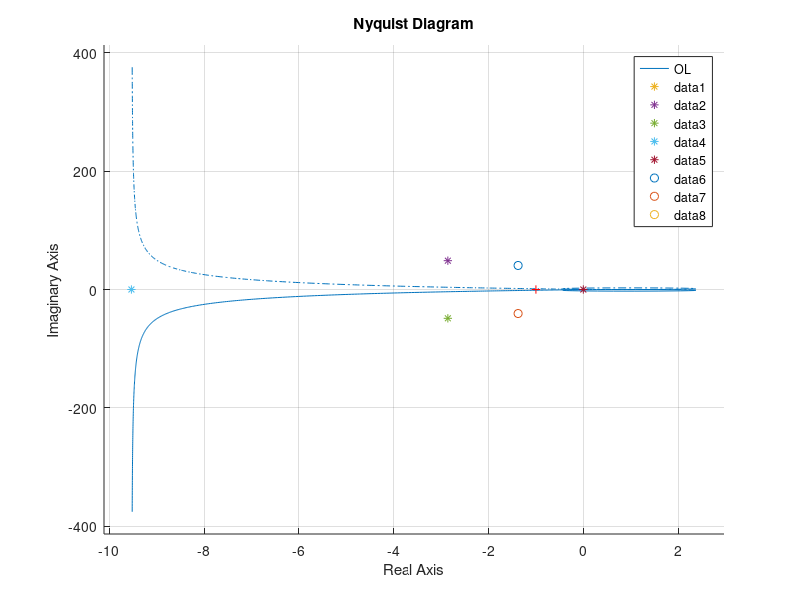

This chart was generated by the following MATLAB code: (Note: this script raises an error after producing the figure.)
%% Assignment 1B, 11/09/2017
close all
clc
clear
%% constants
J1 = 1.2e-3;        % [kgm^2]
J2 = 5.45e-4;       % [kgm^2]
k=0.9;              % [N/m] verkeerde units...
b1 = 1.5e-2;        % [Nms/rad]
b2 = 1.5e-3;        % [Nms/rad]
%% Gains
Kp = 1.9624;
Kv = 1/20;
%% Transfer functions
C = tf([Kp]) + tf([Kv*140*pi 0],[1 140*pi]);
G = tf([J2 b2 k],[J1*J2 b1*J2+b2*J1 b2*b1+(J1+J2)*k  (b1+b2)*k 0]);
%% Loop functions
OL = C*G;
CL = C*G / (1 + C*G);
%% Plant gain
w = 5*2*pi;
[PMag,PPhase,PWout] = bode(G,w);
PGain5Hz = 20*log10(PMag);
%% Desired controller gain
CGain_req = 10^(-PGain5Hz/20);
%% Controller gain
Cnew = tf([0.36341]) + tf([Kv*140*pi 0],[1 140*pi]);
[Mag,Phase,Wout] = bode(Cnew,w);
CGain5Hz = 20*log10(Mag);
%% System gain at 5 Hz
[Gain,PhaseMargin,c] = bode(OL,w);
System_Gain_5Hz = Gain
%% Plot poles
figure
hold on
nyquist(OL)
ReP = real(pole(OL));
ImP = imag(pole(OL));
ReZ = real(zero(OL));
ImZ = imag(zero(OL));
for n=1:length(ReP)
    plot(ReP(n),ImP(n),'*')
end
for n=1:length(ReZ)
    plot(ReZ(n),ImZ(n),'o')
end

%% Bode plots
opts = bodeoptions;
opts.FreqUnits = 'Hz';
figure
bode(OL,opts)
title('Open Loop')
figure
bode(G,opts)
title('Plant')
figure
bode(C,opts)
title('Controller')

%% Checking the influence of the two gains
figure
hold on
for n=1:4
    for m=1:4
        Kp = 2*n;
        Kv = 2*m;
        C(n,m) = tf([Kp]) + tf([Kv*140*pi 0],[1 140*pi]);
        G(n,m) = tf([J2 b2 k],[J1*J2 b1*J2+b2*J1 b2*b1+(J1+J2)*k  (b1+b2)*k 0]);
        CL = C(n,m)*G(n,m)/(1+C(n,m)*G(n,m))
        [x,y] = step(CL);
        data=stepinfo(x,y,1);
        Risetime(n) = data.RiseTime;
        Settlingtime(n) = data.SettlingTime;
        Overshoot(n) = data.Overshoot;
        fprintf('.')
        figure
        step(CL)
        str = sprintf('Kp = %.0f, Kv = %.0f',Kp,Kv)
        title(str)
    end
end
figure
hold on
for n =1:4
    for m=1:4
        Kp = 2*n;
        Kv = 2*m;
        C(n,m) = tf([Kp]) + tf([Kv*140*pi 0],[1 140*pi]);
        G(n,m) = tf([J2 b2 k],[J1*J2 b1*J2+b2*J1 b2*b1+(J1+J2)*k  (b1+b2)*k 0]);
        CL = C(n,m)*G(n,m)/(1+C(n,m)*G(n,m))
        figure
        bode(CL)
        str = sprintf('Kp = %.0f, Kv = %.0f',Kp,Kv);
        title(str)
    end
end
        
